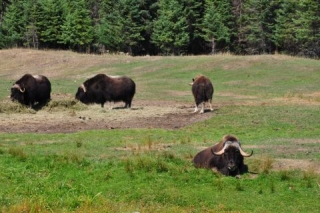
//> input picture src/images/group.jpg, 320 x 213 px
$ ./t_equalizeHist   (built with g++ and OpenCV 4)
//> lines starting //> are read from the running program, lines starting //| are printed output that depends on the picture
### src/ch04/histogram_1d.hpp
#ifndef H_HISTOGRAM_1D
#define H_HISTOGRAM_1D

#include <opencv2/core.hpp>

class Histogram1D {
    private:
    int histSize[1];
    float hranges[2];
    const float* ranges[1];
    int channels[1];
    public:
    Histogram1D();

    cv::Mat process(const cv::Mat &image);
    static cv::Mat getImageOfHistogram(const cv::Mat &hist, int zoom = 1);
    static void showHistogram(const cv::Mat &img, std::string windowTitle = "Hist_img");
};

#endif

### src/ch04/t_equalizeHist.cc
// #include "histogram_1d.hpp"
#include <opencv2/core.hpp>
#include <opencv2/imgproc.hpp>
#include <opencv2/highgui.hpp>
#include <opencv2_ex/opencv2_ex.hpp>
#include <iostream>

using namespace std;
using namespace cv;

int main() {
    auto img = cv::imread("group.jpg", 0);
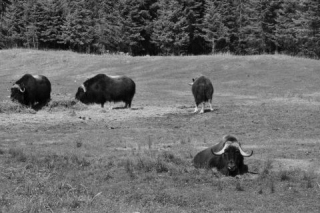
//> img: 213 rows x 320 cols, CV_8UC1; min 0, max 221, mean 106.7

    if (img.empty()) {
        cout << "read image failed." << endl;
        return -1;
    }

    cv::Mat rst;
    cv::equalizeHist(img, rst);
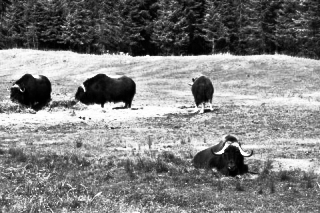
//> rst: 213 rows x 320 cols, CV_8UC1; min 0, max 255, mean 128.5

    cout << rst.size() << endl;
//| [320 x 213]

    cv::imshow("Image", img);
    cv::imshow("Image1", rst);

    Histogram1D::showHistogram(img, "hist1");
//> (this line was passed over: Histogram1D is not available in this run)
    Histogram1D::showHistogram(rst, "hist2");
//> (this line was passed over: Histogram1D is not available in this run)
    cv::waitKey(0);
}

$ run again, with src/images/baboon01.jpg copied over src/images/group.jpg
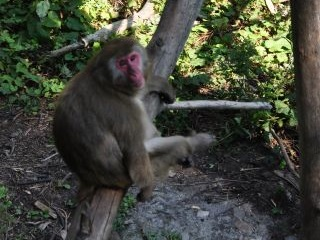
//> input picture src/images/baboon01.jpg, 320 x 240 px
//> `auto img = cv::imread("group.jpg", 0);`:
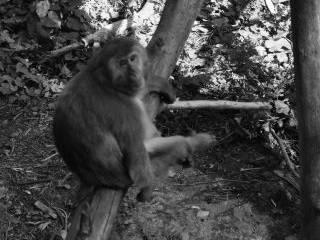
//> img: 240 rows x 320 cols, CV_8UC1; min 0, max 255, mean 67.3
//> `cv::equalizeHist(img, rst);`:
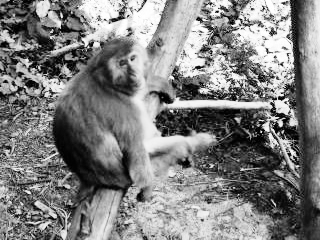
//> rst: 240 rows x 320 cols, CV_8UC1; min 0, max 255, mean 128.5
//| [320 x 240]

$ run again, with src/images/baboon02.jpg copied over src/images/group.jpg
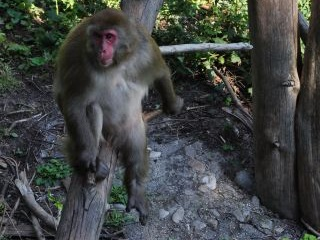
//> input picture src/images/baboon02.jpg, 320 x 240 px
//> `auto img = cv::imread("group.jpg", 0);`:
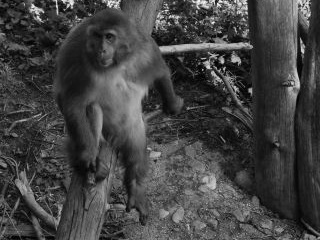
//> img: 240 rows x 320 cols, CV_8UC1; min 0, max 249, mean 66.3
//> `cv::equalizeHist(img, rst);`:
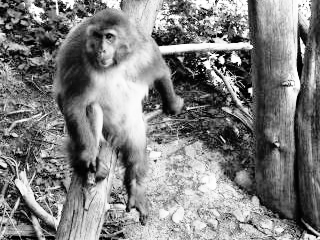
//> rst: 240 rows x 320 cols, CV_8UC1; min 0, max 255, mean 128.5
//| [320 x 240]

$ run again, with src/images/beach.jpg copied over src/images/group.jpg
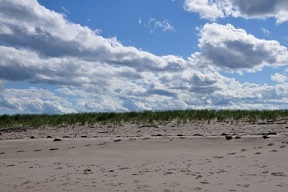
//> input picture src/images/beach.jpg, 288 x 192 px
//> `auto img = cv::imread("group.jpg", 0);`:
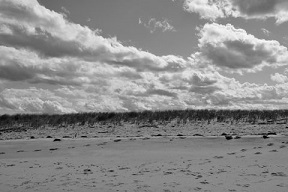
//> img: 192 rows x 288 cols, CV_8UC1; min 0, max 255, mean 138.6
//> `cv::equalizeHist(img, rst);`:
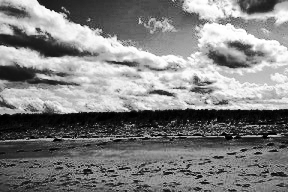
//> rst: 192 rows x 288 cols, CV_8UC1; min 0, max 255, mean 128.9
//| [288 x 192]
